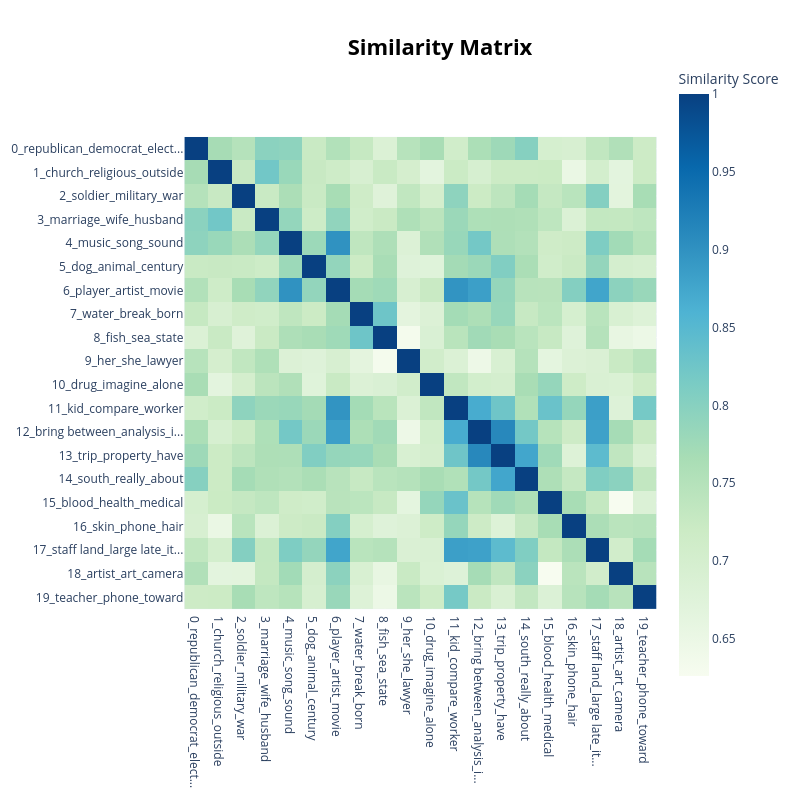

Here is the notebook cell this chart was saved with:
### Code cell
# ── Topic similarity heatmap ──────────────────────────────────────────────────
topic_model.visualize_heatmap(top_n_topics=20)

### Figure 1 — Plotly figure (JSON) as saved in the notebook; plotly's stock layout.template omitted (floating-point values rounded to 4 significant figures; data arrays with more than 128 entries replaced by an {"elided": "..."} marker saying what was removed)
{"data": [{"coloraxis": "coloraxis", "hovertemplate": "x: %{x}<br>y: %{y}<br>Similarity Score: %{z}<extra></extra>", "name": "0", "type": "heatmap", "x": ["0_republican_democrat_elect...", "1_church_religious_outside", "2_soldier_military_war", "3_marriage_wife_husband", "4_music_song_sound", "5_dog_animal_century", "6_player_artist_movie", "7_water_break_born", "8_fish_sea_state", "9_her_she_lawyer", "10_drug_imagine_alone", "11_kid_compare_worker", "12_bring between_analysis_i...", "13_trip_property_have", "14_south_really_about", "15_blood_health_medical", "16_skin_phone_hair", "17_staff land_large late_it...", "18_artist_art_camera", "19_teacher_phone_toward"], "xaxis": "x", "y": ["0_republican_democrat_elect...", "1_church_religious_outside", "2_soldier_military_war", "3_marriage_wife_husband", "4_music_song_sound", "5_dog_animal_century", "6_player_artist_movie", "7_water_break_born", "8_fish_sea_state", "9_her_she_lawyer", "10_drug_imagine_alone", "11_kid_compare_worker", "12_bring between_analysis_i...", "13_trip_property_have", "14_south_really_about", "15_blood_health_medical", "16_skin_phone_hair", "17_staff land_large late_it...", "18_artist_art_camera", "19_teacher_phone_toward"], "yaxis": "y", "z": {"elided": "20x20 float values"}}], "layout": {"coloraxis": {"colorbar": {"title": {"text": "Similarity Score"}}, "colorscale": [[0, "rgb(247,252,240)"], [0.125, "rgb(224,243,219)"], [0.25, "rgb(204,235,197)"], [0.375, "rgb(168,221,181)"], [0.5, "rgb(123,204,196)"], [0.625, "rgb(78,179,211)"], [0.75, "rgb(43,140,190)"], [0.875, "rgb(8,104,172)"], [1, "rgb(8,64,129)"]]}, "height": 800, "hoverlabel": {"bgcolor": "white", "font": {"family": "Rockwell", "size": 16}}, "legend": {"title": {"text": "Trend"}}, "margin": {"t": 60}, "showlegend": true, "title": {"font": {"color": "Black", "size": 22}, "text": "<b>Similarity Matrix</b>", "x": 0.55, "xanchor": "center", "y": 0.95, "yanchor": "top"}, "width": 800, "xaxis": {"anchor": "y", "constrain": "domain", "domain": [0, 1], "scaleanchor": "y"}, "yaxis": {"anchor": "x", "autorange": "reversed", "constrain": "domain", "domain": [0, 1]}}}
